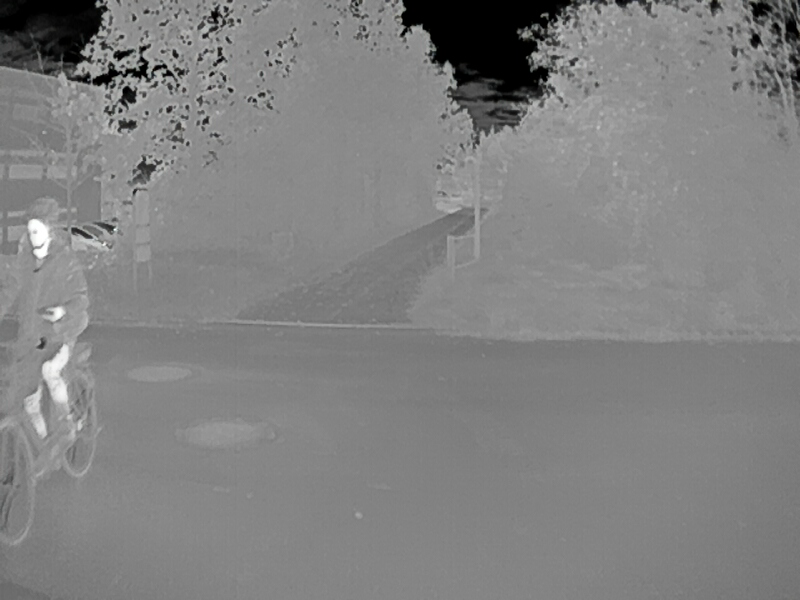
#> input picture 1571825142073643588_IR.png, 800 x 600 px
$ python thresholding.py   (older library calls are emulated)
#> lines starting #> are read from the running program, lines starting #| are printed output that depends on the picture; after the words box and inside, x2 and y2 are one past the last pixel; in counts of white or black regions, pixels touching at a corner belong together
import glob
import cv2
import numpy as np
import matplotlib.pyplot as plt
from random import Random

masks = {
         'ircam1571825132561437576.png':[200,385, 550,615],
         'ircam1571825294694103257.png':[200,565, 500,642],
         'ircam1571746715348190652.png':[195,405,600,670],
         'ircam1571746625354059903.png':[170,245,415,445],
         'ircam1571825078917436229.png':[195,400,385,460],
         '1571825186737317588_IR.png':[180,265,580,625],
         '1571825142073643588_IR.png':[200,480,0,93]
         }

# [68 lines left out: functions fixed_aspect_ratio, non_max_suppression_fast, not called in this run]

def detect_connected_components(imgpath):
#> called with imgpath = '1571825142073643588_IR.png'
    orig_img = cv2.imread(imgpath,0)
#> orig_img: shape (600, 800); min 0, max 255, mean 129
    img_h, img_w = orig_img.shape[:2]
#> img_h = 600; img_w = 800
    img = orig_img.copy()
    #img = img[:,:,0]

    scale = 1
    delta = 0
    ddepth = cv2.CV_16S

    blur = cv2.GaussianBlur(img,(21,21),3)

    grad_x = cv2.Sobel(blur, ddepth, 1, 0, ksize=3, scale=scale, delta=delta, borderType=cv2.BORDER_DEFAULT)
    grad_y = cv2.Sobel(blur, ddepth, 0, 1, ksize=3, scale=scale, delta=delta, borderType=cv2.BORDER_DEFAULT)

    abs_grad_x = cv2.convertScaleAbs(grad_x)
    abs_grad_y = cv2.convertScaleAbs(grad_y)

    grad = cv2.addWeighted(abs_grad_x, 0.5, abs_grad_y, 0.5, 0)
    grad_binary = grad.copy()
    grad_binary[grad > 15] = 255
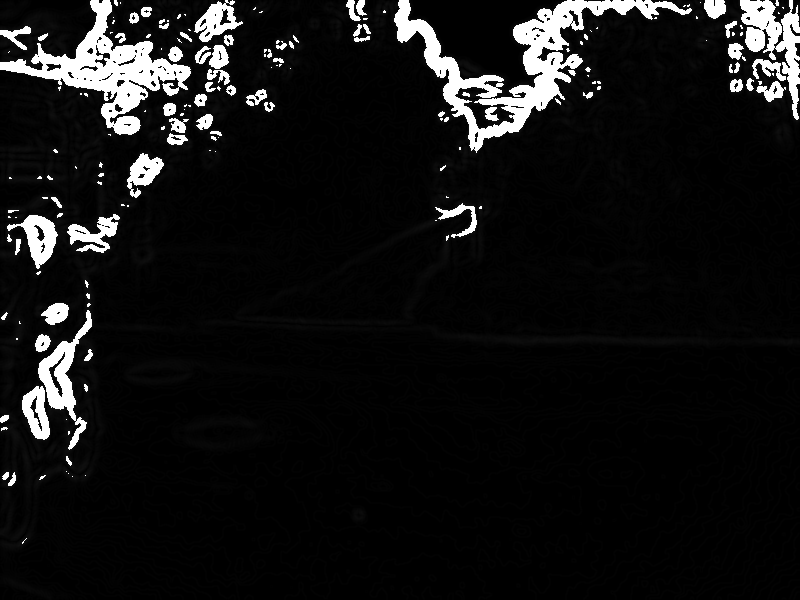
#> grad_binary: shape (600, 800); min 0, max 255, mean 19.8
    grad_binary[grad <= 15] = 0
#> grad_binary: shape (600, 800); 7% white; 172 white regions (103 under 20 px), largest, box (x1, y1, x2, y2) and area: (394, 0, 692, 153) 9353, (0, 0, 191, 135) 7269, (740, 0, 800, 120) 2808

    grads = [orig_img,blur,grad,grad_binary]

    plt.figure(num=None, figsize=(12, 4), dpi=300)
    for i in range(len(grads)):
        plt.subplot(1, len(grads), i + 1), plt.imshow(grads[i], 'gray')
        #plt.title(titles[i])
        plt.xticks([]), plt.yticks([])
#> this loop made 4 passes

    plt.savefig("results/sobel/" + imgpath, bbox_inches='tight')


    avgPixelIntensity = cv2.mean( img )
#> avgPixelIntensity = (129, 0, 0, 0)
    # print("Average intensity of image: ", avgPixelIntensity[0])
    avg = avgPixelIntensity[0]
#> avg = 129
    #thresh = avg + 0.9*avg
    thresh = avg * 1.14
#> thresh = 147

    img[img > thresh] = 255
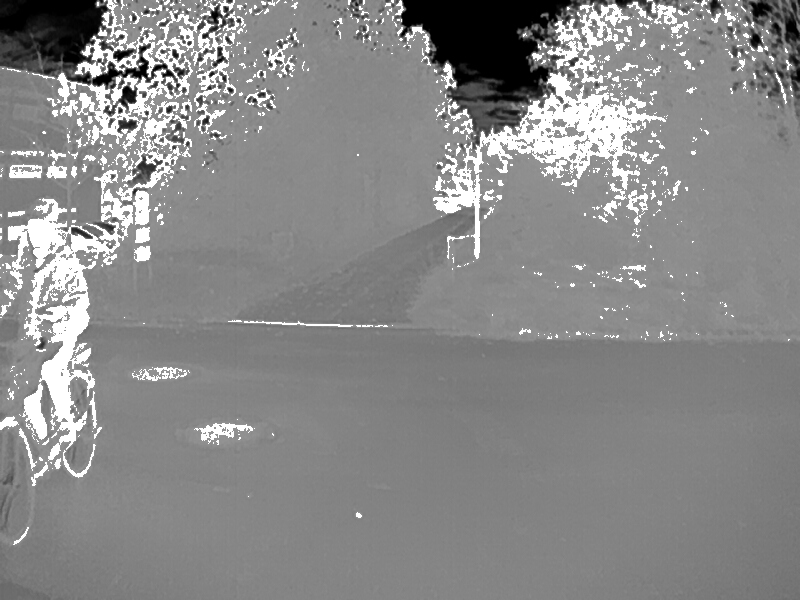
#> img: shape (600, 800); min 0, max 255, mean 137.2
    img[img <= thresh] = 0
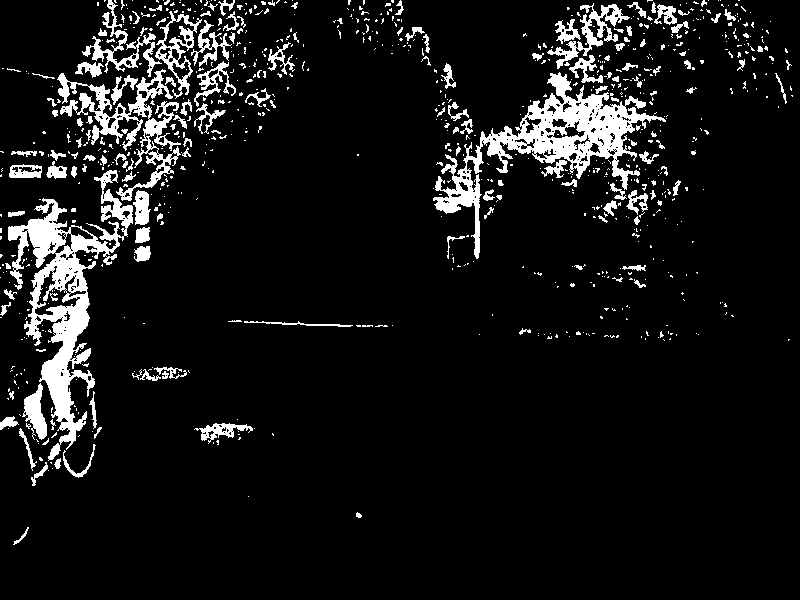
#> img: shape (600, 800); 8.6% white; 850 white regions (692 under 20 px), largest, box (x1, y1, x2, y2) and area: (8, 170, 133, 461) 9439, (433, 72, 666, 259) 8793, (57, 69, 181, 201) 3790
    img = 255 - img

    img = cv2.bilateralFilter(img,5, 3, 10)

    #based on https://stackoverflow.com/questions/40777826/detect-black-ink-blob-on-paper-opencv-android

    def random_color(random):
        """
        Return a random color
        """
        icolor = random.randint(0, 0xFFFFFF)
        return [icolor & 0xff, (icolor >> 8) & 0xff, (icolor >> 16) & 0xff]

    #Read as Grayscale
    if len(img.shape) == 2:
        cimg = cv2.cvtColor(img,cv2.COLOR_GRAY2BGR)
    else: cimg = img

    # bilateralFilter to remove noisy region, comment to see its affect.


    mask = 255 - img

    num_labels, labels, stats, centroids = cv2.connectedComponentsWithStats(mask, 8, cv2.CV_8U)
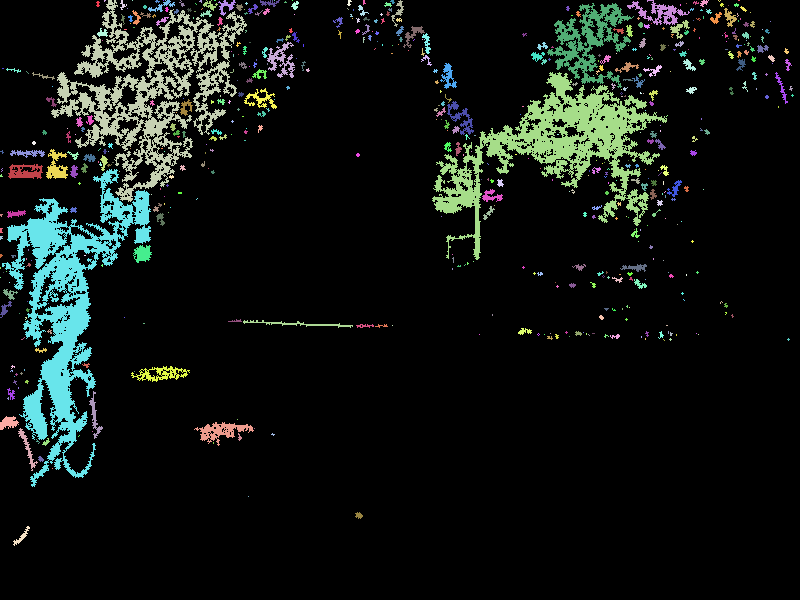
#> labels: shape (600, 800) int32; 583 distinct labels, from 0 to 582; one colour per label, 0 black
#> num_labels = 583; stats = 583 rows, first 6: [0, 0, 800, 600, 430291], [96, 1, 4, 6, 16], [104, 0, 2, 2, 3], [51, 0, 196, 202, 10805], [120, 0, 7, 10, 28], [132, 0, 1, 1, 1]; centroids = 583 pairs, first value 0 to 792, second value 0 to 536.3

    #cv2.imwrite("3-connectedcomponent.jpg", labels)

    # create the random number
    random = Random()
    boxes = []

    for i in range(1, num_labels):
        left = stats[i, cv2.CC_STAT_LEFT]
        top = stats[i, cv2.CC_STAT_TOP]
        w = stats[i, cv2.CC_STAT_WIDTH]
        h = stats[i, cv2.CC_STAT_HEIGHT]

        #if h > 50 and top + h > 200:
        # print(total_score)
        box_color = (random_color(random))
        boxes.append((left, top, left + w, top + h))
        cv2.rectangle(cimg, (left, top), (left + w, top + h), box_color, 2)
#> this loop made 582 passes
#> (left, top, w, h) on passes 1 to 3: (96, 1, 4, 6), (104, 0, 2, 2), (51, 0, 196, 202)
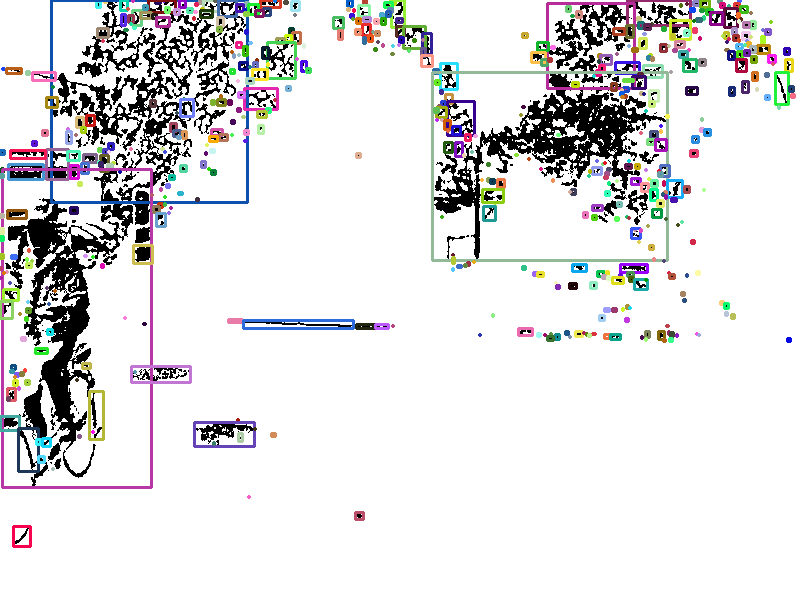
#> cimg: shape (600, 800, 3); mean B, G, R 225.3, 224.5, 225
#> after the loop, boxes = 582 items, first 6: (96, 1, 100, 7), (104, 0, 106, 2), (51, 0, 247, 202), (120, 0, 127, 10), (132, 0, 133, 1), (155, 0, 160, 3)

    grad_binary = 255 - grad_binary
    cgrad = cv2.cvtColor(grad_binary,cv2.COLOR_GRAY2BGR)
    mask = 255 - grad_binary

    num_labels, labels, stats, centroids = cv2.connectedComponentsWithStats(mask, 8, cv2.CV_8U)
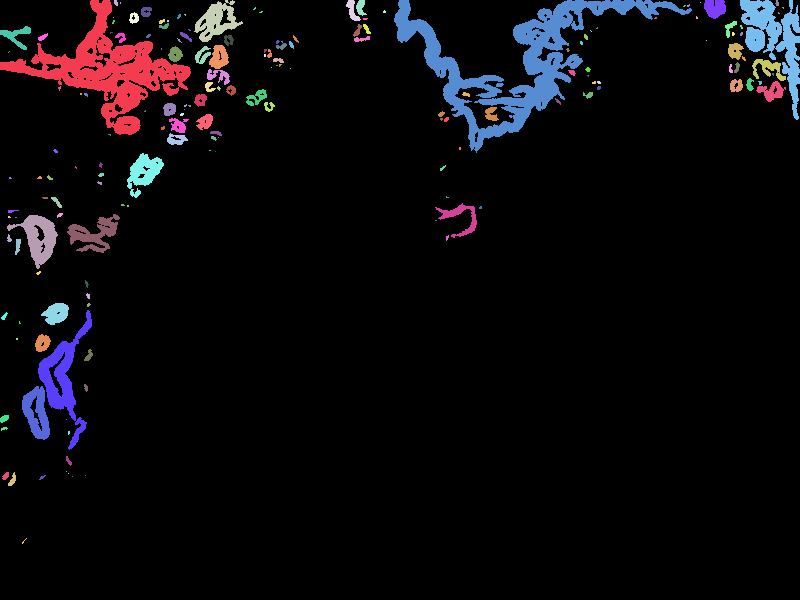
#> labels: shape (600, 800) int32; 173 distinct labels, from 0 to 172; one colour per label, 0 black
#> num_labels = 173; stats = 173 rows, first 6: [0, 0, 800, 600, 446517], [0, 0, 191, 135, 7269], [114, 0, 4, 6, 19], [194, 0, 49, 42, 948], [346, 0, 15, 21, 144], [356, 0, 11, 16, 105]; centroids = 173 pairs, first value 3.71 to 782.7, second value 2 to 540.7

    #cv2.imwrite("3-connectedcomponent.jpg", labels)

    # create the random number
    random = Random()

    for i in range(1, num_labels):
        left = stats[i, cv2.CC_STAT_LEFT]
        top = stats[i, cv2.CC_STAT_TOP]
        w = stats[i, cv2.CC_STAT_WIDTH]
        h = stats[i, cv2.CC_STAT_HEIGHT]

        #if h > 50 and top + h > 200:
        # print(total_score)
        box_color = (random_color(random))
        boxes.append((left, top, left + w, top + h))
        cv2.rectangle(cgrad, (left, top), (left + w, top + h), box_color, 2)
#> this loop made 172 passes
#> (left, top, w, h) on passes 1 to 3: (0, 0, 191, 135), (114, 0, 4, 6), (194, 0, 49, 42)
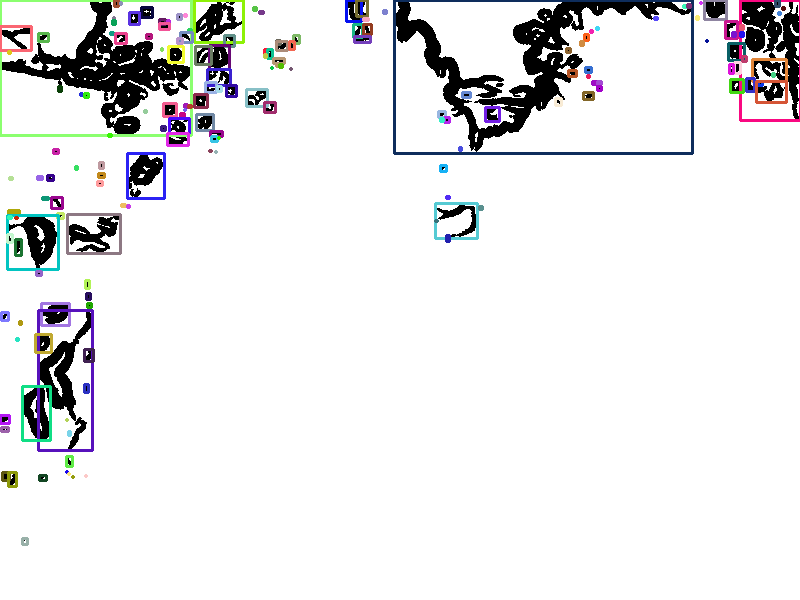
#> cgrad: shape (600, 800, 3); mean B, G, R 234, 233.1, 233.2

    # [5 lines of commented-out code are left out]

    images = [orig_img, cimg, cgrad]

    plt.figure(num=None, figsize=(12, 4), dpi=300)

    for i in range(len(images)):
        plt.subplot(1, len(images), i + 1), plt.imshow(images[i], 'gray')
        #plt.title(titles[i])
        plt.xticks([]), plt.yticks([])
#> this loop made 3 passes

    # plt.show()
    plt.savefig("results/connectedcomp/"+imgpath, bbox_inches='tight')
#> figure, not shown here; B, G, R data is drawn as R, G, B

    return cimg, boxes

# [68 lines left out: functions thresholding, histo, not called in this run]

for imgpath in glob.glob("*.png"):
    #thresholding(imgpath)
    detect_connected_components(imgpath)
#> pass 2 of the loop `for imgpath in glob.glob("*.png"):`:
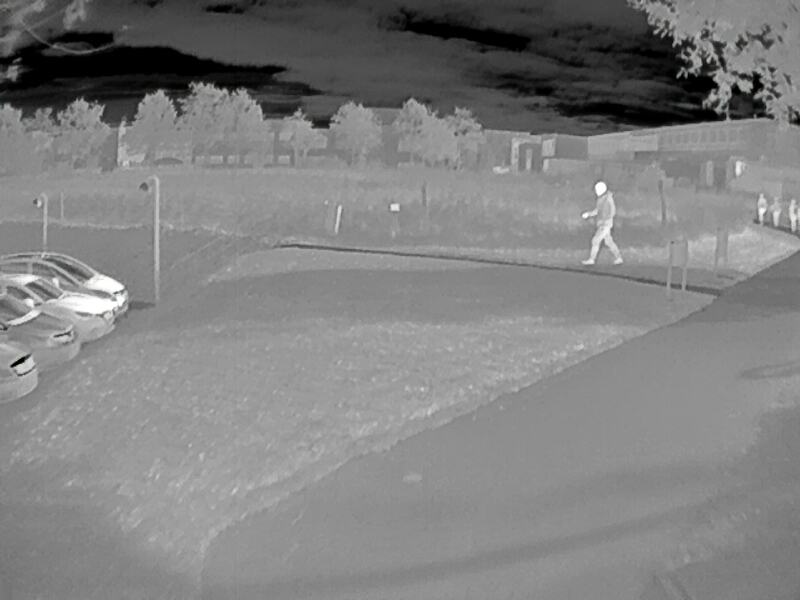
#> input picture 1571825186737317588_IR.png, 800 x 600 px
#> the loop in detect_connected_components (call 2), `for i in range(len(grads)):` made 4 passes
#> after the loop in detect_connected_components (call 2), `for i in range(1, num_labels):`:
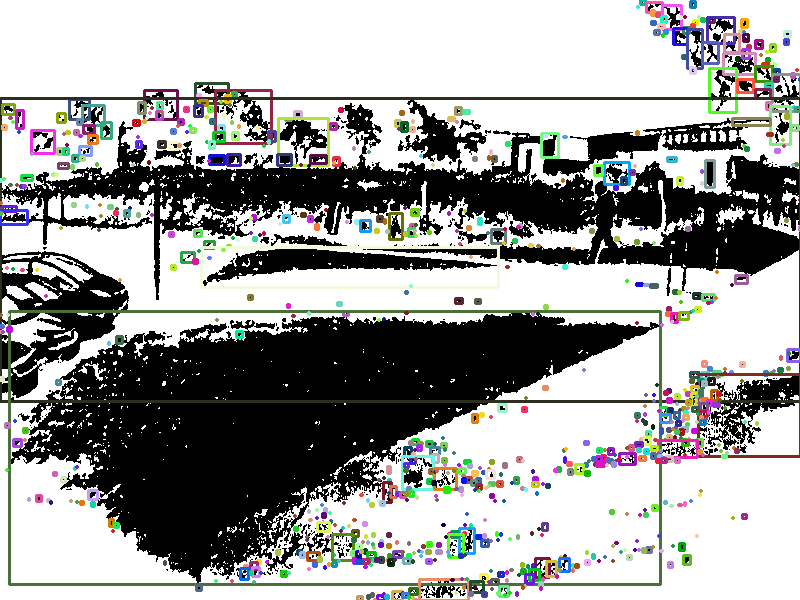
#> cimg: shape (600, 800, 3); mean B, G, R 159.2, 160.6, 160
#> after the loop in detect_connected_components (call 2), `for i in range(1, num_labels):`:
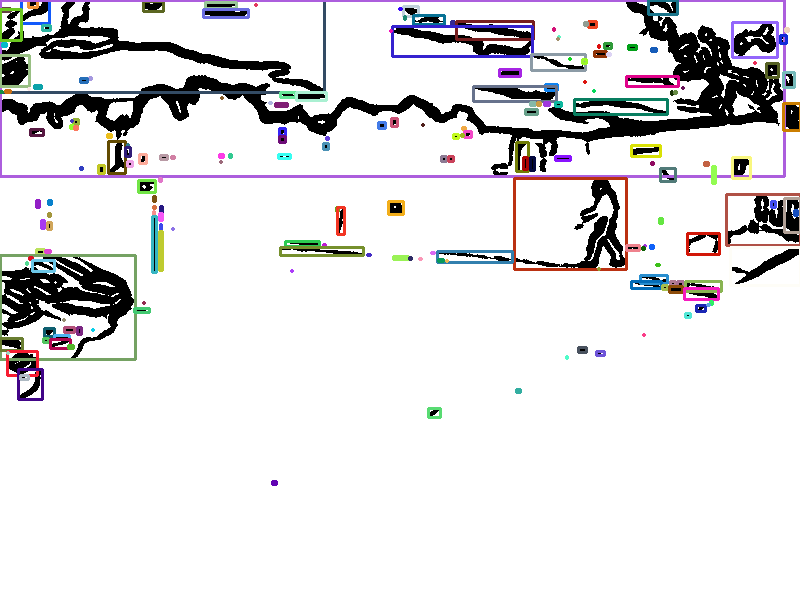
#> cgrad: shape (600, 800, 3); mean B, G, R 226.2, 225, 226
#> the loop in detect_connected_components (call 2), `for i in range(len(images)):` made 3 passes
    # histo(imgpath)
